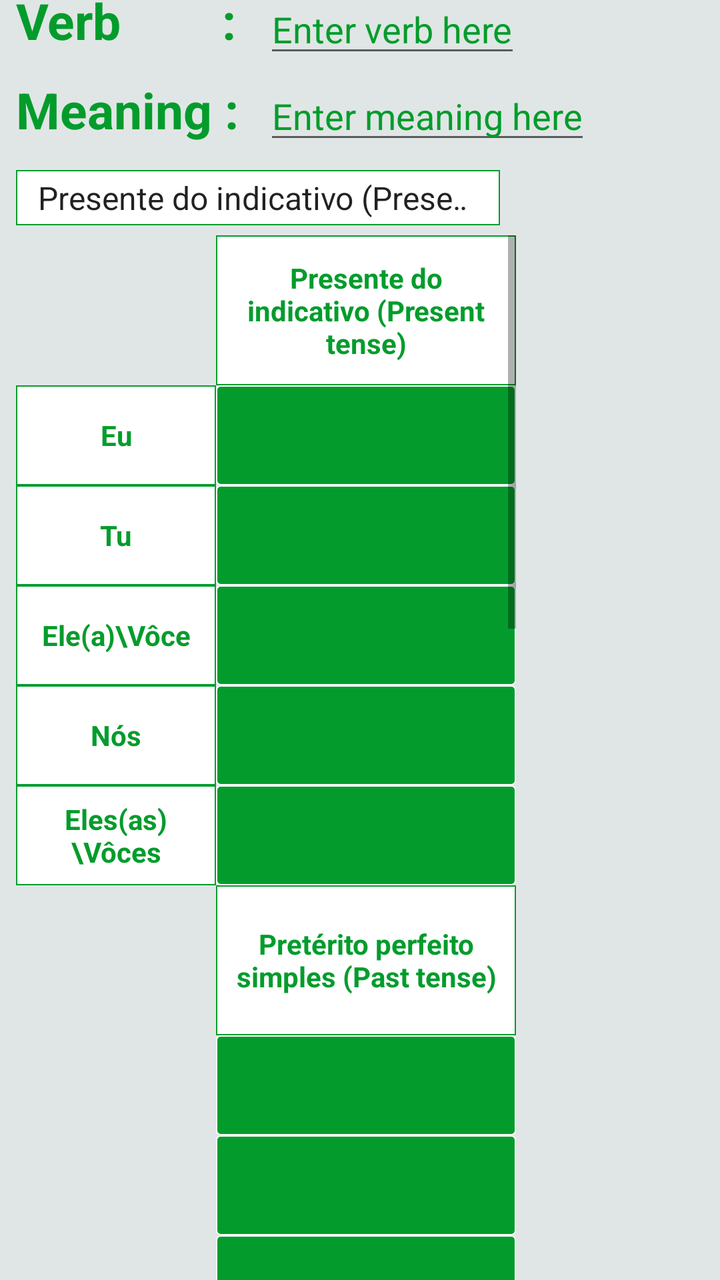
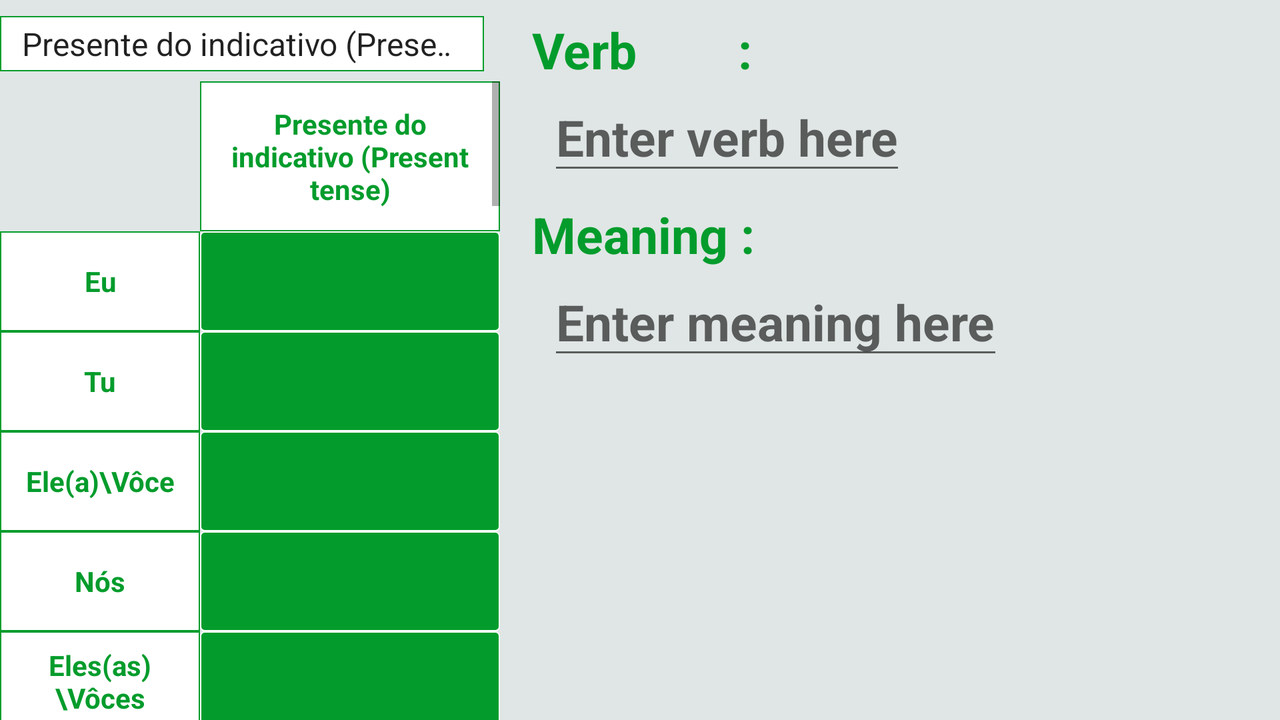

One screen, two layout resources from the same app: the default and the author's alternative for another configuration. Each is rendered where Android would select it; the XML of both is given below.
<!-- AndroidManifest.xml: application theme AppTheme -->
<!-- res/layout/activity_editor_new.xml -->
<?xml version="1.0" encoding="utf-8"?>
    <android.support.constraint.ConstraintLayout
        xmlns:android="http://schemas.android.com/apk/res/android"
        xmlns:app="http://schemas.android.com/apk/res-auto"
        xmlns:tools="http://schemas.android.com/tools"
        android:layout_width="match_parent"
        android:layout_height="wrap_content"
    android:background="@color/background">

        <TextView
            android:id="@+id/edit_main_por"
            android:layout_width="0dp"
            android:layout_height="wrap_content"
            android:layout_marginLeft="8dp"
            android:layout_marginStart="8dp"
            android:text="Verb        :  "
            app:layout_constraintLeft_toLeftOf="parent"
            app:layout_constraintRight_toRightOf="@+id/edit_main_eng"
            app:layout_constraintTop_toTopOf="@+id/edit_verb_por"
            style="@style/titleText"/>

        <EditText
            android:id="@+id/edit_verb_por"
            android:layout_width="wrap_content"
            android:layout_height="wrap_content"
            android:hint="Enter verb here"
            style="@style/editText"
            app:layout_constraintBottom_toBottomOf="@+id/edit_main_por"
            app:layout_constraintLeft_toRightOf="@+id/edit_main_por"
            app:layout_constraintTop_toTopOf="parent" />

        <TextView
            android:id="@+id/edit_main_eng"
            android:layout_width="0dp"
            android:layout_height="wrap_content"
            android:layout_marginBottom="3dp"
            android:text="Meaning :  "
            app:layout_constraintBottom_toBottomOf="@+id/edit_verb_eng"
            app:layout_constraintLeft_toLeftOf="@+id/edit_main_por"
            app:layout_constraintTop_toTopOf="@+id/edit_verb_eng"
            style="@style/titleText"/>

        <EditText
            android:id="@+id/edit_verb_eng"
            android:layout_width="wrap_content"
            android:layout_height="wrap_content"
            android:layout_marginTop="2dp"
            android:hint="Enter meaning here"
            style="@style/editText"
            app:layout_constraintLeft_toRightOf="@+id/edit_main_eng"
            app:layout_constraintTop_toBottomOf="@+id/edit_verb_por" />

        <FrameLayout
            android:id="@+id/edit_frame"
            android:layout_width="0dp"
            android:layout_height="wrap_content"
            app:layout_constraintLeft_toLeftOf="@+id/edit_main_eng"
            app:layout_constraintRight_toRightOf="parent"
            app:layout_constraintTop_toBottomOf="@+id/edit_verb_eng">

            <include
                layout="@layout/edit_layout_table"
                android:layout_width="wrap_content"
                android:layout_height="match_parent" />
        </FrameLayout>

    </android.support.constraint.ConstraintLayout>
<!-- res/layout/edit_layout_table.xml (included above) -->
<?xml version="1.0" encoding="utf-8"?>
<android.support.constraint.ConstraintLayout xmlns:android="http://schemas.android.com/apk/res/android"
    xmlns:app="http://schemas.android.com/apk/res-auto"
    xmlns:tools="http://schemas.android.com/tools"
    android:layout_width="wrap_content"
    android:layout_height="wrap_content"
    android:background="@color/background">

    <Spinner
        android:id="@+id/edit_spinner"
        android:layout_width="0dp"
        android:layout_height="wrap_content"
        android:layout_marginEnd="8dp"
        android:layout_marginRight="8dp"
        android:layout_marginTop="8dp"
        android:entries="@array/editor_list"
        app:layout_constraintLeft_toLeftOf="parent"
        app:layout_constraintRight_toRightOf="@+id/edit_frame_table"
        app:layout_constraintTop_toTopOf="parent"
        android:padding="3dp"
        android:background="@drawable/header_shape_white"
        android:popupTheme="@style/spinner"/>

    <ScrollView
        android:id="@+id/edit_frame_header"
        android:layout_width="wrap_content"
        android:layout_height="wrap_content"
        app:layout_constraintLeft_toLeftOf="parent"
        app:layout_constraintTop_toBottomOf="@+id/edit_spinner"
        android:layout_marginTop="5dp">

    <FrameLayout
        android:layout_width="wrap_content"
        android:layout_height="wrap_content"
        android:layout_marginTop="75dp"
        android:layout_marginBottom="45dp">

        <include
            layout="@layout/table_header"
            android:layout_width="wrap_content"
            android:layout_height="match_parent" />
    </FrameLayout>
</ScrollView>
    <FrameLayout
        android:id="@+id/edit_frame_table"
        android:layout_width="wrap_content"
        android:layout_height="wrap_content"
        app:layout_constraintLeft_toRightOf="@+id/edit_frame_header"
        app:layout_constraintTop_toBottomOf="@+id/edit_spinner"
        android:layout_marginTop="5dp">

        <include
            layout="@layout/editor_table"
            android:layout_width="wrap_content"
            android:layout_height="wrap_content" />
    </FrameLayout>

</android.support.constraint.ConstraintLayout>
<!-- res/layout/table_header.xml (included above) -->
<?xml version="1.0" encoding="utf-8"?>
<android.support.constraint.ConstraintLayout
    xmlns:android="http://schemas.android.com/apk/res/android"
    xmlns:app="http://schemas.android.com/apk/res-auto"
    xmlns:tools="http://schemas.android.com/tools"
    android:layout_width="wrap_content"
    android:layout_height="wrap_content"
    tools:layout_editor_absoluteX="0dp"
    tools:layout_editor_absoluteY="0dp"
    android:background="@color/background">

    <TextView
        android:id="@+id/textEu"
        style="@style/tableHeaderText"
        android:layout_width="100dp"
        android:layout_height="50dp"
        android:text="@string/eu"
        app:layout_constraintLeft_toLeftOf="parent"
        app:layout_constraintTop_toTopOf="parent" />

    <TextView
        android:id="@+id/textTu"
        style="@style/tableHeaderText"
        android:layout_width="100dp"
        android:layout_height="50dp"
        android:layout_marginLeft="0dp"
        android:layout_marginRight="0dp"
        android:layout_marginTop="0dp"
        android:text="@string/tu"
        app:layout_constraintLeft_toLeftOf="@+id/textEu"
        app:layout_constraintRight_toRightOf="@+id/textEu"
        app:layout_constraintTop_toBottomOf="@+id/textEu" />

    <TextView
        android:id="@+id/textEleEla"
        style="@style/tableHeaderText"
        android:layout_width="100dp"
        android:layout_height="50dp"
        android:layout_marginLeft="0dp"
        android:layout_marginRight="0dp"
        android:layout_marginTop="0dp"
        android:text="@string/ele_a_vôce"
        app:layout_constraintLeft_toLeftOf="@+id/textTu"
        app:layout_constraintRight_toRightOf="@+id/textTu"
        app:layout_constraintTop_toBottomOf="@+id/textTu" />

    <TextView
        android:id="@+id/textNos"
        style="@style/tableHeaderText"
        android:layout_width="100dp"
        android:layout_height="50dp"
        android:layout_marginLeft="0dp"
        android:layout_marginRight="0dp"
        android:layout_marginTop="0dp"
        android:text="@string/nós"
        app:layout_constraintLeft_toLeftOf="@+id/textEleEla"
        app:layout_constraintRight_toRightOf="@+id/textEleEla"
        app:layout_constraintTop_toBottomOf="@+id/textEleEla" />

    <TextView
        android:id="@+id/textElesElas"
        style="@style/tableHeaderText"
        android:layout_width="100dp"
        android:layout_height="50dp"
        android:layout_marginLeft="0dp"
        android:layout_marginRight="0dp"
        android:layout_marginTop="0dp"
        android:text="@string/eles_as_vôces"
        app:layout_constraintLeft_toLeftOf="@+id/textNos"
        app:layout_constraintRight_toRightOf="@+id/textNos"
        app:layout_constraintTop_toBottomOf="@+id/textNos" />

</android.support.constraint.ConstraintLayout>
<!-- res/layout/editor_table.xml (included above) -->
<?xml version="1.0" encoding="utf-8"?>
<ScrollView xmlns:android="http://schemas.android.com/apk/res/android"
    xmlns:tools="http://schemas.android.com/tools"
    android:id="@+id/edit_scroll"
    android:layout_width="wrap_content"
    android:layout_height="wrap_content"
    android:background="@color/background">

    <LinearLayout
        android:layout_width="wrap_content"
        android:layout_height="wrap_content"
        android:orientation="vertical">

        <TextView
            android:id="@+id/edit_text_presente"
            style="@style/tableHeaderText"
            android:layout_width="150dp"
            android:layout_height="75dp"
            android:text="@string/presente_do_indicativo_present_tense" />

        <EditText
            android:id="@+id/edit_presente_1"
            style="@style/tableText"
            android:layout_width="150dp"
            android:layout_height="@dimen/list_height"
            android:inputType="text"
            android:maxLines="1" />

        <EditText
            android:id="@+id/edit_presente_2"
            style="@style/tableText"
            android:layout_width="150dp"
            android:layout_height="@dimen/list_height"
            android:inputType="text"
            android:maxLines="1" />

        <EditText
            android:id="@+id/edit_presente_3"
            style="@style/tableText"
            android:layout_width="150dp"
            android:layout_height="@dimen/list_height"
            android:inputType="text"
            android:maxLines="1" />

        <EditText
            android:id="@+id/edit_presente_4"
            style="@style/tableText"
            android:layout_width="150dp"
            android:layout_height="@dimen/list_height"
            android:inputType="text"
            android:maxLines="1" />

        <EditText
            android:id="@+id/edit_presente_5"
            style="@style/tableText"
            android:layout_width="150dp"
            android:layout_height="@dimen/list_height"
            android:inputType="text"
            android:maxLines="1" />

        <TextView
            android:id="@+id/edit_text_p_p_s"
            style="@style/tableHeaderText"
            android:layout_width="150dp"
            android:layout_height="75dp"
            android:text="@string/pret_rito_perfeito_simples_past_tense" />

        <EditText
            android:id="@+id/edit_p_p_s_1"
            style="@style/tableText"
            android:layout_width="150dp"
            android:layout_height="@dimen/list_height"
            android:inputType="text"
            android:maxLines="1" />

        <EditText
            android:id="@+id/edit_p_p_s_2"
            style="@style/tableText"
            android:layout_width="150dp"
            android:layout_height="@dimen/list_height"
            android:inputType="text"
            android:maxLines="1" />

        <EditText
            android:id="@+id/edit_p_p_s_3"
            style="@style/tableText"
            android:layout_width="150dp"
            android:layout_height="@dimen/list_height"
            android:inputType="text"
            android:maxLines="1" />

        <EditText
            android:id="@+id/edit_p_p_s_4"
            style="@style/tableText"
            android:layout_width="150dp"
            android:layout_height="@dimen/list_height"
            android:inputType="text"
            android:maxLines="1" />

        <EditText
            android:id="@+id/edit_p_p_s_5"
            style="@style/tableText"
            android:layout_width="150dp"
            android:layout_height="@dimen/list_height"
            android:inputType="text"
            android:maxLines="1" />

        <TextView
            android:id="@+id/edit_text_p_i_s"
            style="@style/tableHeaderText"
            android:layout_width="150dp"
            android:layout_height="75dp"
            android:text="@string/pret_rito_imperfeito_simples_past_tense" />

        <EditText
            android:id="@+id/edit_p_i_s_1"
            style="@style/tableText"
            android:layout_width="150dp"
            android:layout_height="@dimen/list_height"
            android:inputType="text"
            android:maxLines="1" />

        <EditText
            android:id="@+id/edit_p_i_s_2"
            style="@style/tableText"
            android:layout_width="150dp"
            android:layout_height="@dimen/list_height"
            android:inputType="text"
            android:maxLines="1" />

        <EditText
            android:id="@+id/edit_p_i_s_3"
            style="@style/tableText"
            android:layout_width="150dp"
            android:layout_height="@dimen/list_height"
            android:inputType="text"
            android:maxLines="1" />

        <EditText
            android:id="@+id/edit_p_i_s_4"
            style="@style/tableText"
            android:layout_width="150dp"
            android:layout_height="@dimen/list_height"
            android:inputType="text"
            android:maxLines="1" />

        <EditText
            android:id="@+id/edit_p_i_s_5"
            style="@style/tableText"
            android:layout_width="150dp"
            android:layout_height="@dimen/list_height"
            android:inputType="text"
            android:maxLines="1" />

        <TextView
            android:id="@+id/edit_text_futuro"
            style="@style/tableHeaderText"
            android:layout_width="150dp"
            android:layout_height="75dp"
            android:text="@string/futuro_imperfeito_future_tense" />

        <EditText
            android:id="@+id/edit_futuro_1"
            style="@style/tableText"
            android:layout_width="150dp"
            android:layout_height="@dimen/list_height"
            android:inputType="text"
            android:maxLines="1" />

        <EditText
            android:id="@+id/edit_futuro_2"
            style="@style/tableText"
            android:layout_width="150dp"
            android:layout_height="@dimen/list_height"
            android:inputType="text"
            android:maxLines="1" />

        <EditText
            android:id="@+id/edit_futuro_3"
            style="@style/tableText"
            android:layout_width="150dp"
            android:layout_height="@dimen/list_height"
            android:inputType="text"
            android:maxLines="1" />

        <EditText
            android:id="@+id/edit_futuro_4"
            style="@style/tableText"
            android:layout_width="150dp"
            android:layout_height="@dimen/list_height"
            android:inputType="text"
            android:maxLines="1" />

        <EditText
            android:id="@+id/edit_futuro_5"
            style="@style/tableText"
            android:layout_width="150dp"
            android:layout_height="@dimen/list_height"
            android:inputType="text"
            android:maxLines="1" />

        <TextView
            android:id="@+id/edit_text_p_m_q_p_c"
            style="@style/tableHeaderText"
            android:layout_width="150dp"
            android:layout_height="75dp"
            android:text="@string/preterito_mais_que_perfeito_composto" />

        <EditText
            android:id="@+id/edit_p_m_q_p_c_1"
            style="@style/tableText"
            android:layout_width="150dp"
            android:layout_height="@dimen/list_height"
            android:inputType="text"
            android:maxLines="1" />

        <EditText
            android:id="@+id/edit_p_m_q_p_c_2"
            style="@style/tableText"
            android:layout_width="150dp"
            android:layout_height="@dimen/list_height"
            android:inputType="text"
            android:maxLines="1" />

        <EditText
            android:id="@+id/edit_p_m_q_p_c_3"
            style="@style/tableText"
            android:layout_width="150dp"
            android:layout_height="@dimen/list_height"
            android:inputType="text"
            android:maxLines="1" />

        <EditText
            android:id="@+id/edit_p_m_q_p_c_4"
            style="@style/tableText"
            android:layout_width="150dp"
            android:layout_height="@dimen/list_height"
            android:inputType="text"
            android:maxLines="1" />

        <EditText
            android:id="@+id/edit_p_m_q_p_c_5"
            style="@style/tableText"
            android:layout_width="150dp"
            android:layout_height="@dimen/list_height"
            android:inputType="text"
            android:maxLines="1" />

        <TextView
            android:id="@+id/edit_text_p_p_c"
            style="@style/tableHeaderText"
            android:layout_width="150dp"
            android:layout_height="75dp"
            android:text="@string/preterito_perfeito_composto" />

        <EditText
            android:id="@+id/edit_p_p_c_1"
            style="@style/tableText"
            android:layout_width="150dp"
            android:layout_height="@dimen/list_height"
            android:inputType="text"
            android:maxLines="1" />

        <EditText
            android:id="@+id/edit_p_p_c_2"
            style="@style/tableText"
            android:layout_width="150dp"
            android:layout_height="@dimen/list_height"
            android:inputType="text"
            android:maxLines="1" />

        <EditText
            android:id="@+id/edit_p_p_c_3"
            style="@style/tableText"
            android:layout_width="150dp"
            android:layout_height="@dimen/list_height"
            android:inputType="text"
            android:maxLines="1" />

        <EditText
            android:id="@+id/edit_p_p_c_4"
            style="@style/tableText"
            android:layout_width="150dp"
            android:layout_height="@dimen/list_height"
            android:inputType="text"
            android:maxLines="1" />

        <EditText
            android:id="@+id/edit_p_p_c_5"
            style="@style/tableText"
            android:layout_width="150dp"
            android:layout_height="@dimen/list_height"
            android:layout_marginBottom="133dp"
            android:inputType="text"
            android:maxLines="1" />
    </LinearLayout>
</ScrollView>
<!-- resources referenced by this layout -->
<resources>
  <color name="background">#e0e6e5</color>
  <dimen name="list_height">50dp</dimen>
  <!-- drawable header_shape_white (drawable) -->
  <?xml version="1.0" encoding="utf-8"?>
  <shape xmlns:android="http://schemas.android.com/apk/res/android"
      android:shape="rectangle">
      <gradient android:startColor="@color/colorWhite"
          android:endColor="@color/colorWhite"/>
  
      <corners android:radius="0dp" />
      <stroke android:width="2px" android:color="@color/colorPrimary" />
  </shape>
  <string name="eu">Eu</string>
  <string name="futuro_imperfeito_future_tense">Futuro imperfeito (Future tense)</string>
  <string name="presente_do_indicativo_present_tense">Presente do indicativo (Present tense)</string>
  <string name="pret_rito_imperfeito_simples_past_tense">Pretérito imperfeito simples (Past tense)</string>
  <string name="pret_rito_perfeito_simples_past_tense">Pretérito perfeito simples (Past tense)</string>
  <string name="preterito_mais_que_perfeito_composto">Preterito mais-que perfeito composto</string>
  <string name="preterito_perfeito_composto">Preterito perfeito composto</string>
  <string name="tu">Tu</string>
  <style name="editText">
          <item name="android:textColor">@color/colorPrimary</item>
          <item name="android:textColorHint">@color/colorPrimary</item>
          <item name="android:inputType">text|textImeMultiLine</item>
          <item name="android:maxLines">1</item>
      </style>
  <style name="spinner">
          <item name="android:background">@drawable/header_shape</item>
          <item name="android:textColor">@color/colorWhite</item>
      </style>
  <style name="tableHeaderText">
          <item name="android:gravity">center</item>
          <item name="android:background">@drawable/header_shape_white</item>
          <item name="android:padding">5dp</item>
          <item name="android:textStyle">bold</item>
          <item name="android:textColor">@color/colorPrimary</item>
      </style>
  <style name="tableText">
          <item name="android:gravity">center</item>
          <item name="android:background">@drawable/header_shape</item>
          <item name="android:padding">2dp</item>
          <item name="android:textColor">@color/colorWhite</item>
          <item name="android:textSize">15sp</item>
      </style>
  <style name="titleText">
          <item name="android:textAppearanceLarge">@color/colorPrimary</item>
          <item name="android:textColor">@color/colorPrimary</item>
          <item name="android:textStyle">bold</item>
          <item name="android:textSize">25sp</item>
      </style>
  <style name="AppTheme" parent="Theme.AppCompat.Light.DarkActionBar">
          
          <item name="colorPrimary">@color/colorPrimary</item>
          <item name="colorPrimaryDark">@color/colorPrimaryDark</item>
          <item name="colorAccent">@color/colo</item>
          <item name="android:popupMenuStyle">@style/PopupMenu</item>
      </style>
  <color name="colorWhite">#ffffff</color>
  <color name="colorPrimary">#039c2c</color>
  <!-- drawable header_shape (drawable) -->
  <?xml version="1.0" encoding="utf-8"?>
  <shape xmlns:android="http://schemas.android.com/apk/res/android"
      android:shape="rectangle">
      <gradient android:startColor="@color/colorPrimary"
          android:endColor="@color/colorPrimary"/>
  
      <corners android:radius="2dp" />
      <stroke android:width="2px" android:color="@color/colorWhite" />
  </shape>
  <color name="colorPrimaryDark">#066e22</color>
  <color name="colo">#ffc107</color>
  <style name="PopupMenu" parent="@android:style/Widget.PopupMenu">
          <item name="android:popupBackground">@drawable/header_shape</item>
      </style>
</resources>
<!-- res/layout-land/activity_editor_new.xml (the author's variant of the layout above) -->
<!-- drawn on the phone turned sideways -->
<?xml version="1.0" encoding="utf-8"?>
<android.support.constraint.ConstraintLayout
    xmlns:android="http://schemas.android.com/apk/res/android"
    xmlns:app="http://schemas.android.com/apk/res-auto"
    xmlns:tools="http://schemas.android.com/tools"
    android:layout_width="match_parent"
    android:layout_height="wrap_content"
    android:background="@color/background">

    <FrameLayout
        android:id="@+id/edit_frame"
        android:layout_width="wrap_content"
        android:layout_height="wrap_content"
        app:layout_constraintTop_toTopOf="parent"
        app:layout_constraintLeft_toLeftOf="parent"
        android:paddingRight="8dp">
        <include
            layout="@layout/edit_layout_table"
            android:layout_width="wrap_content"
            android:layout_height="match_parent" />
    </FrameLayout>

    <TextView
        android:id="@+id/edit_main_por"
        android:layout_width="0dp"
        android:layout_height="wrap_content"
        android:layout_margin="8dp"
        android:text="Verb        :  "
        style="@style/titleText"
        app:layout_constraintLeft_toRightOf="@+id/edit_frame"
        app:layout_constraintTop_toTopOf="parent" />

    <EditText
        android:id="@+id/edit_verb_por"
        android:layout_width="wrap_content"
        android:layout_height="wrap_content"
        android:layout_marginLeft="16dp"
        android:hint="Enter verb here"
        style="@style/titleText"
        app:layout_constraintTop_toBottomOf="@+id/edit_main_por"
        app:layout_constraintLeft_toRightOf="@+id/edit_frame" />


    <TextView
        android:id="@+id/edit_main_eng"
        android:layout_width="0dp"
        android:layout_height="wrap_content"
        android:layout_margin="8dp"
        android:text="Meaning :  "
        style="@style/titleText"
        app:layout_constraintTop_toBottomOf="@+id/edit_verb_por"
        app:layout_constraintLeft_toRightOf="@+id/edit_frame"/>

    <EditText
        android:id="@+id/edit_verb_eng"
        android:layout_width="wrap_content"
        android:layout_height="wrap_content"
        android:layout_marginLeft="16dp"
        android:hint="Enter meaning here"
        style="@style/titleText"
        app:layout_constraintLeft_toRightOf="@+id/edit_frame"
        app:layout_constraintTop_toBottomOf="@+id/edit_main_eng" />

</android.support.constraint.ConstraintLayout>
<!-- resources referenced by the variant -->
<!-- as the phone turned sideways resolves them -->
<resources>
  <string-array name="editor_list">
          <item>Presente do indicativo\n(Present tense)</item>
          <item>Pretérito perfeito simples\n(Past tense)</item>
          <item>Pretérito imperfeito simples\n(Past tense)</item>
          <item>Futuro imperfeito\n(Future tense)</item>
          <item>Preterito mais-que perfeito composto</item>
          <item>Preterito perfeito composto</item>
      </string-array>
  <color name="background">#e0e6e5</color>
  <dimen name="list_height">50dp</dimen>
  <!-- drawable header_shape_white (drawable) -->
  <?xml version="1.0" encoding="utf-8"?>
  <shape xmlns:android="http://schemas.android.com/apk/res/android"
      android:shape="rectangle">
      <gradient android:startColor="@color/colorWhite"
          android:endColor="@color/colorWhite"/>
  
      <corners android:radius="0dp" />
      <stroke android:width="2px" android:color="@color/colorPrimary" />
  </shape>
  <string name="eu">Eu</string>
  <string name="futuro_imperfeito_future_tense">Futuro imperfeito (Future tense)</string>
  <string name="presente_do_indicativo_present_tense">Presente do indicativo (Present tense)</string>
  <string name="pret_rito_imperfeito_simples_past_tense">Pretérito imperfeito simples (Past tense)</string>
  <string name="pret_rito_perfeito_simples_past_tense">Pretérito perfeito simples (Past tense)</string>
  <string name="preterito_mais_que_perfeito_composto">Preterito mais-que perfeito composto</string>
  <string name="preterito_perfeito_composto">Preterito perfeito composto</string>
  <string name="tu">Tu</string>
  <style name="spinner">
          <item name="android:background">@drawable/header_shape</item>
          <item name="android:textColor">@color/colorWhite</item>
      </style>
  <style name="tableHeaderText">
          <item name="android:gravity">center</item>
          <item name="android:background">@drawable/header_shape_white</item>
          <item name="android:padding">5dp</item>
          <item name="android:textStyle">bold</item>
          <item name="android:textColor">@color/colorPrimary</item>
      </style>
  <style name="tableText">
          <item name="android:gravity">center</item>
          <item name="android:background">@drawable/header_shape</item>
          <item name="android:padding">2dp</item>
          <item name="android:textColor">@color/colorWhite</item>
          <item name="android:textSize">15sp</item>
      </style>
  <style name="titleText">
          <item name="android:textAppearanceLarge">@color/colorPrimary</item>
          <item name="android:textColor">@color/colorPrimary</item>
          <item name="android:textStyle">bold</item>
          <item name="android:textSize">25sp</item>
      </style>
  <style name="AppTheme" parent="Theme.AppCompat.Light.DarkActionBar">
          
          <item name="colorPrimary">@color/colorPrimary</item>
          <item name="colorPrimaryDark">@color/colorPrimaryDark</item>
          <item name="colorAccent">@color/colo</item>
          <item name="android:popupMenuStyle">@style/PopupMenu</item>
      </style>
  <color name="colorWhite">#ffffff</color>
  <color name="colorPrimary">#039c2c</color>
  <!-- drawable header_shape (drawable) -->
  <?xml version="1.0" encoding="utf-8"?>
  <shape xmlns:android="http://schemas.android.com/apk/res/android"
      android:shape="rectangle">
      <gradient android:startColor="@color/colorPrimary"
          android:endColor="@color/colorPrimary"/>
  
      <corners android:radius="2dp" />
      <stroke android:width="2px" android:color="@color/colorWhite" />
  </shape>
  <color name="colorPrimaryDark">#066e22</color>
  <color name="colo">#ffc107</color>
  <style name="PopupMenu" parent="@android:style/Widget.PopupMenu">
          <item name="android:popupBackground">@drawable/header_shape</item>
      </style>
</resources>
